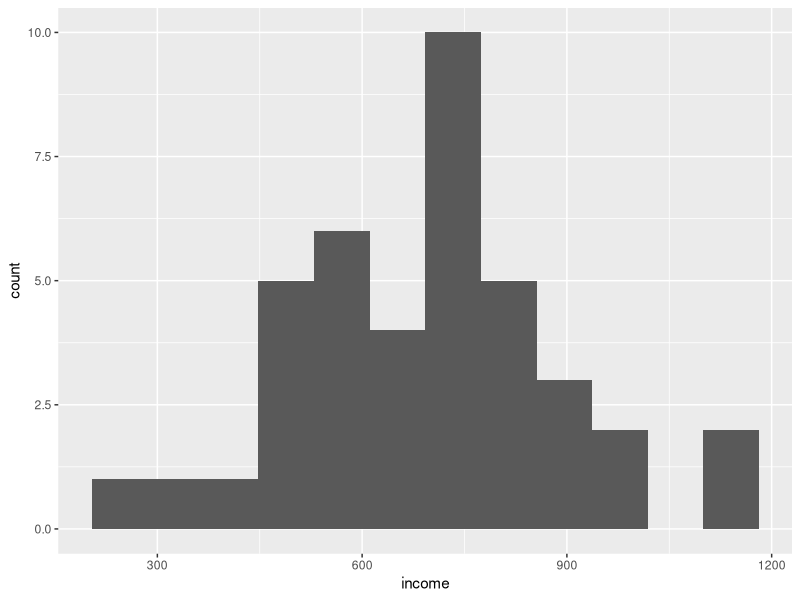
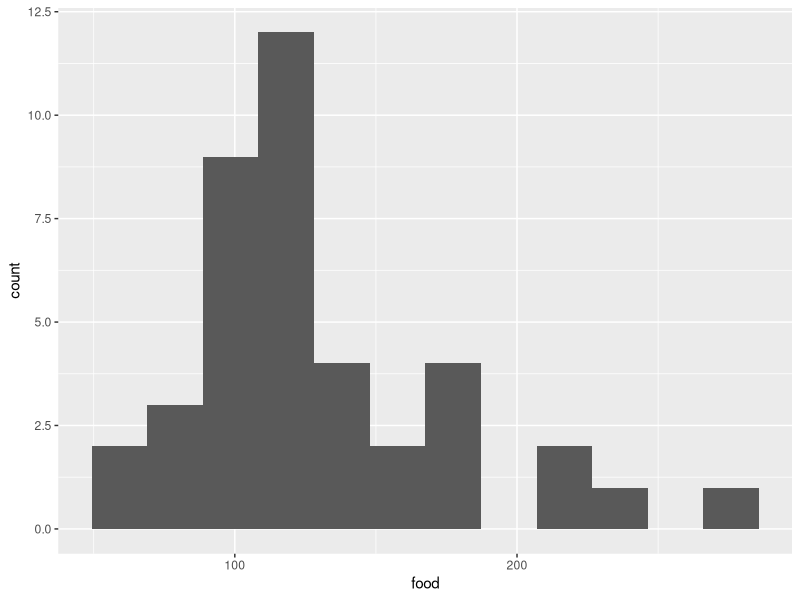
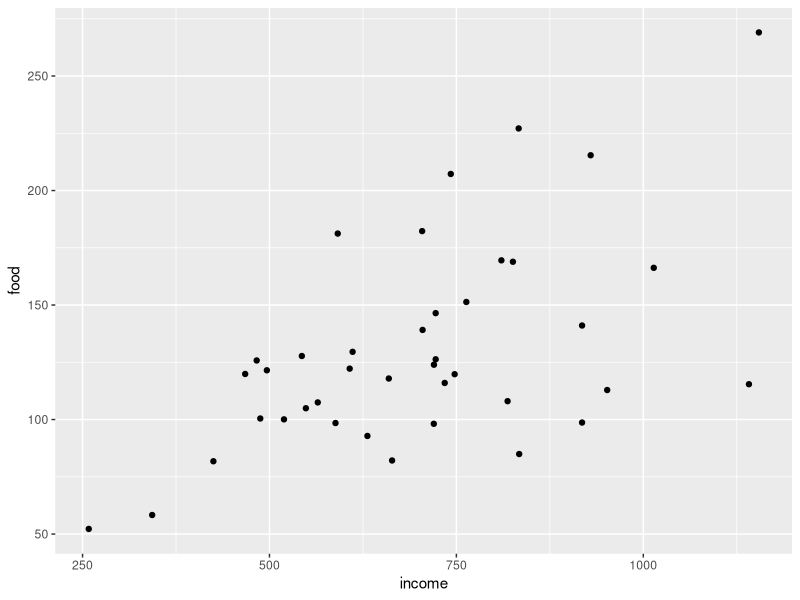
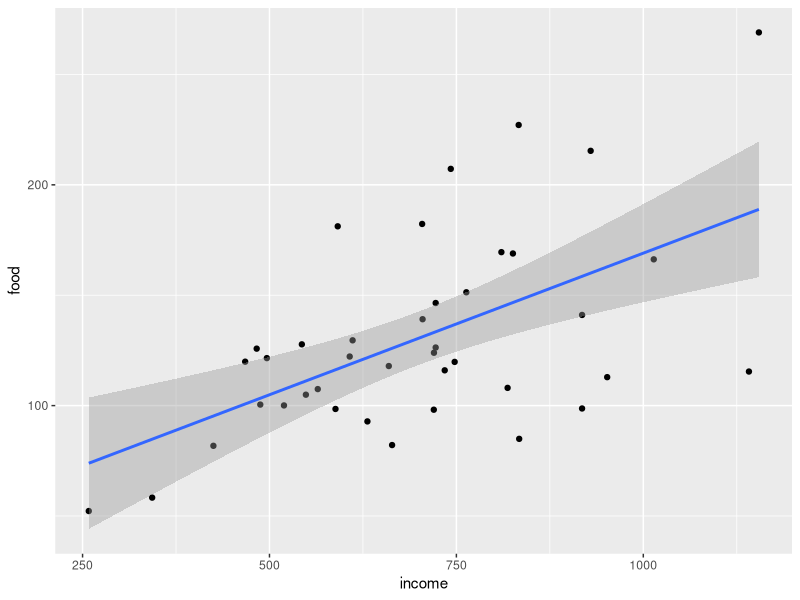

Reproduce these figures in R, in order.
# Food = b1 + b2*Income
fooddata <- read.csv("food.txt")
library(tidyverse) ## to load the tidyverse package
# Draw histogram graphs and scatterplot + regression
ggplot(fooddata, aes(x = income)) +
  geom_histogram(bins=12)
ggplot(fooddata, aes(x = food)) +
  geom_histogram(bins=12)
ggplot(fooddata, aes(x = income, y = food)) +
  geom_point()
ggplot(fooddata, aes(x = income, y = food)) +
  geom_point() +
  geom_smooth(method = "lm")
# Simple linear regression 
simple_model <- lm(food ~ income, data=fooddata)
summary(simple_model)
anova(simple_model)
# Create new variables and run multiple regression
fooddata_new <- mutate(fooddata, income2 = income^2)
multi_model <- lm(food ~ income + income2, data=fooddata_new)
summary(multi_model)
anova(multi_model)
